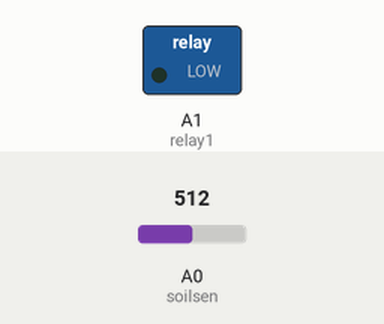
This sketch was run on a simulated Arduino Uno, built with avr-gcc and run on an emulated ATmega328P. On the bench: switched loads named in the sketch (green lamp = pin HIGH). The inputs (shaded band) are chosen by the test bench; at power-on: A0 (soilsen) = 512. What the sketch prints to the serial monitor is not drawn.

Above: at 0.05 s.
Timing chart, 0 to 11.8 s (numbered marks = the images above):
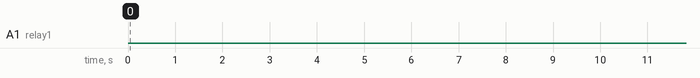

Measured:
- by itself, A1 (relay1): alternates HIGH for 2.0 s and LOW for 7.1 s

The sketch:

Fuzzy_Soil_Moisture_Input_Output.ino
```cpp
//input
const int soilsen = A0; //Soil Moisture
const int relay1 = A1; //Pompa Tanaman
float uError  []={1,1,3.5, 2.5,3.5,4.5, 4,6,6};
              //  PB            PK        Zero
float udError []={-6,-6,-3.5, -5,-3.5,-2, -3.5,0,0};
              //  NB         NK          Zero
float uOut    []={2,2,1, 2,1,0, 2,1,0};
                  //|dE\Err| PB | PK | Z
                  //|NB    | 2  | 2  | 1
                  //|NK    | 2  | 1  | 0
                  //|Z     | 2  | 1  | 0
int   uIndex  []={0,3,6};

//Defuzzyfikasi
int Vout,ValOut;
int index;
float temp, Numinator, Denuminator;

//Fuzzy
float soilanalog,soilval;
float dFuzzErr, dFuzzDelErr, value, LowVal,MidVal, HighVal, LowMid, HighMid;
float Evalue,Devalue,Evalue_1;
float DerrMin, ErrMin,DerrMax, ErrMax;
float ValDelError,ValError;
float Min,value1,value2;
float Antecedent[9];

float nFuzzy(float Evalue,float Devalue)
{
 //Baris 1____________________________________________________________
  Serial.println("_____________________________________");
  Serial.print("Devalue :");Serial.println(Devalue);
  Serial.print("Evalue  :");Serial.println(Evalue);

  Serial.println("");
  Serial.println("BARIS 1");

  //dError
  Serial.print("    ");Serial.println("dError");
  index = 0;
  index = uIndex[index];
  FuzzDelErr(index,Devalue);
  ValDelError = dFuzzDelErr;
  Serial.print("delta Error 1 = ");Serial.println(ValDelError);Serial.println("");

  //Error
  Serial.print("    ");Serial.println("Error");
  index = 0;
  index = uIndex[index];
  FuzzErr(index,Evalue);
  ValError = dFuzzErr;
  Serial.print("Error 1 = "); Serial.println(ValError);
  Minimum (ValDelError,ValError);
  Antecedent[0] = Min;
  Serial.print("Min 1 = ");   Serial.println(Antecedent[0]);

  index = 1;
  index = uIndex[index];
  FuzzErr(index,Evalue);
  ValError = dFuzzErr;
  Serial.print("Error 2 = "); Serial.println(ValError);
  Minimum (ValDelError,ValError);
  Antecedent[1] = Min;
  Serial.print("Min 2 = ");   Serial.println(Antecedent[1]);

  index = 2;
  index = uIndex[index];
  FuzzErr(index,Evalue);
  ValError = dFuzzErr;
  Serial.print("Error 3 = "); Serial.println(ValError);
  Minimum (ValDelError,ValError);
  Antecedent[2] = Min;
  Serial.print("Min 3 = ");   Serial.println(Antecedent[2]);

 //Baris 2____________________________________________________________
  Serial.println("");
  Serial.println("BARIS 2");

  //dError
  Serial.print("    ");Serial.println("dError");
  index = 1;
  index = uIndex[index];
  FuzzDelErr(index,Devalue);
  ValDelError = dFuzzDelErr;
  Serial.print("delta Error 1 = ");Serial.println(ValDelError);Serial.println("");

  //Error
  Serial.print("    ");Serial.println("Error");
  index = 0;
  index = uIndex[index];
  FuzzErr(index,Evalue);
  ValError = dFuzzErr;
  Serial.print("Error 1 = "); Serial.println(ValError);
  Minimum (ValDelError,ValError);
  Antecedent[3] = Min;
  Serial.print("Min 4 = ");   Serial.println(Antecedent[3]);

  index = 1;
  index = uIndex[index];
  FuzzErr(index,Evalue);
  ValError = dFuzzErr;
  Serial.print("Error 2 = "); Serial.println(ValError);
  Minimum (ValDelError,ValError);
  Antecedent[4] = Min;
  Serial.print("Min 5 = ");   Serial.println(Antecedent[4]);

  index = 2;
  index = uIndex[index];
  FuzzErr(index,Evalue);
  ValError = dFuzzErr;
  Serial.print("Error 3 = "); Serial.println(ValError);
  Minimum (ValDelError,ValError);
  Antecedent[5] = Min;
  Serial.print("Min 6 = ");   Serial.println(Antecedent[5]);

 //Baris 3____________________________________________________________
  Serial.println("");
  Serial.println("BARIS 3");

  //dError
  Serial.print("    ");Serial.println("dError");
  index = 2;
  index = uIndex[index];
  FuzzDelErr(index,Devalue);
  ValDelError = dFuzzDelErr;
  Serial.print("delta Error 1 = ");Serial.println(ValDelError);Serial.println("");

  //Error
  Serial.print("    ");Serial.println("Error");
  index = 0;
  index = uIndex[index];
  FuzzErr(index,Evalue);
  ValError = dFuzzErr;
  Serial.print("Error 1 = "); Serial.println(ValError);
  Minimum (ValDelError,ValError);
  Antecedent[6] = Min;
  Serial.print("Min 7 = ");   Serial.println(Antecedent[6]);

  index = 1;
  index = uIndex[index];
  FuzzErr(index,Evalue);
  ValError = dFuzzErr;
  Serial.print("Error 2 = "); Serial.println(ValError);
  Minimum (ValDelError,ValError);
  Antecedent[7] = Min;
  Serial.print("Min 8 = ");   Serial.println(Antecedent[7]);

  index = 2;
  index = uIndex[index];
  FuzzErr(index,Evalue);
  ValError = dFuzzErr;
  Serial.print("Error 3 = "); Serial.println(ValError);
  Minimum (ValDelError,ValError);
  Antecedent[8] = Min;
  Serial.print("Min 9 = ");   Serial.println(Antecedent[8]);
}

float Minimum(float value1, float value2)
{
  if (value1 <= value2)
  {
    Min = value1;
  }
  else
  {
    Min = value2;
  }
}
// fuzzy error
float FuzzErr(int index, float value)
{
  Serial.print("index = ");Serial.println(index);
  Serial.print("value = ");Serial.println(value);
  LowVal = uError[index];
  index = index+1;
  MidVal = uError[index];
  index = index+1;
  HighVal = uError[index];
  HighMid = HighVal - MidVal;
  LowMid = MidVal - LowVal;
  if (value <= LowVal || value >= HighVal)
  {
    dFuzzErr = 0;
  }
  else
  {
    if (value > MidVal)
    {
      dFuzzErr = HighVal - value;
      dFuzzErr = dFuzzErr / HighMid;
    }
    else
    {
     dFuzzErr = value - LowVal;
     dFuzzErr = dFuzzErr / LowMid;
    }
  }
  if (value == MidVal)
  {dFuzzErr = 1;}
  Serial.print("dFuzz Error = ");Serial.println(dFuzzErr);
}
// fuzzy delta error
float FuzzDelErr(int index, float value)
{
  Serial.print("index = ");Serial.println(index);
  Serial.print("value = ");Serial.println(value);
  LowVal = udError[index];
  index = index+1;
  MidVal = udError[index];
  index = index+1;
  HighVal = udError[index];
  HighMid = HighVal - MidVal;
  LowMid = MidVal - LowVal;
  if (value <= LowVal || value >= HighVal)
  {
    dFuzzDelErr = 0;
    Serial.println("1");
  }
  else
  {
    if (value > MidVal)
    {
      dFuzzDelErr = HighVal - value;
      dFuzzDelErr = dFuzzDelErr / HighMid;
      Serial.println("2");
    }
    else
    {
      dFuzzDelErr = value - LowVal;
      dFuzzDelErr = dFuzzDelErr / LowMid;
      Serial.println("3");
    }
  }
  if (value == MidVal)
  {
    dFuzzDelErr = 1;
  }

  Serial.print("dFuzz delta Error = ");Serial.println(dFuzzDelErr);

}

// defuzzyfikasi
float Defuzz()   //COG
{
  Serial.println("Valout Antec     temp      Num      Denum");
  for (int i=0; i<9; i++)
  {
    ValOut = uOut[i];
    temp = Antecedent[i]*ValOut;
    Numinator = Numinator + temp;
    Denuminator = Denuminator + Antecedent[i];
    Serial.print(ValOut);         Serial.print("      ");
    Serial.print(Antecedent[i]);  Serial.print("      ");
    Serial.print(temp);           Serial.print("      ");
    Serial.print(Numinator);      Serial.print("      ");
    Serial.println(Denuminator);
  }
  Vout = Numinator/Denuminator ;
  Vout = 1000*Vout;
  Serial.print ("Time: "); Serial.print(Vout);Serial.println(" s");
}
void setup()
{
  Serial.begin(9600);
  pinMode(soilsen, INPUT);
  pinMode(relay1, OUTPUT);

}
void hasilSoil()
{
  soilmoisture();
  //Batas___________________________________________________________________________
  DerrMin = udError[0];
  if (Devalue <= DerrMin)
  {
    Devalue = DerrMin;
  }
  DerrMax = udError[8];
  if (Devalue >= DerrMax)
  {
    Devalue = DerrMax;
  }
  ErrMin = uError[0];
  if (Evalue <= ErrMin)
  {
    Evalue = ErrMin;
  }
  ErrMax = uError[8];
  if (Evalue >= ErrMax)
  {
    Evalue = ErrMax;
  }

  Devalue = Evalue-Evalue_1;  // delta error

  // fungsi keanggotaan + mencari nilai minimumnya
  nFuzzy(Evalue,Devalue);
  Serial.println("");
  Serial.println("==MATRIK==");
  Serial.print(Antecedent[0]); Serial.print("  ");
  Serial.print(Antecedent[1]); Serial.print("  ");
  Serial.println(Antecedent[2]);

  Serial.print(Antecedent[3]); Serial.print("  ");
  Serial.print(Antecedent[4]); Serial.print("  ");
  Serial.println(Antecedent[5]);

  Serial.print(Antecedent[6]); Serial.print("  ");
  Serial.print(Antecedent[7]); Serial.print("  ");
  Serial.println(Antecedent[8]);

  Numinator = 0; Denuminator = 0;Defuzz();

  Evalue_1 = Evalue;
  delay(500);
}
void PompaSoil()
{
 if(Vout>0)
  {
    digitalWrite(relay1, HIGH);
    Serial.println("Water Flowing");
    delay(Vout);
    digitalWrite(relay1, LOW);
  }
  else
  {
    digitalWrite(relay1, LOW);
  }
}

void loop()
{
  hasilSoil();
  PompaSoil();
}
void soilmoisture()
{
  soilanalog = analogRead(soilsen);
  soilval = map(soilanalog,526,205,0.5,10);
  Evalue = soilval;
  delay(5000);
}
```
